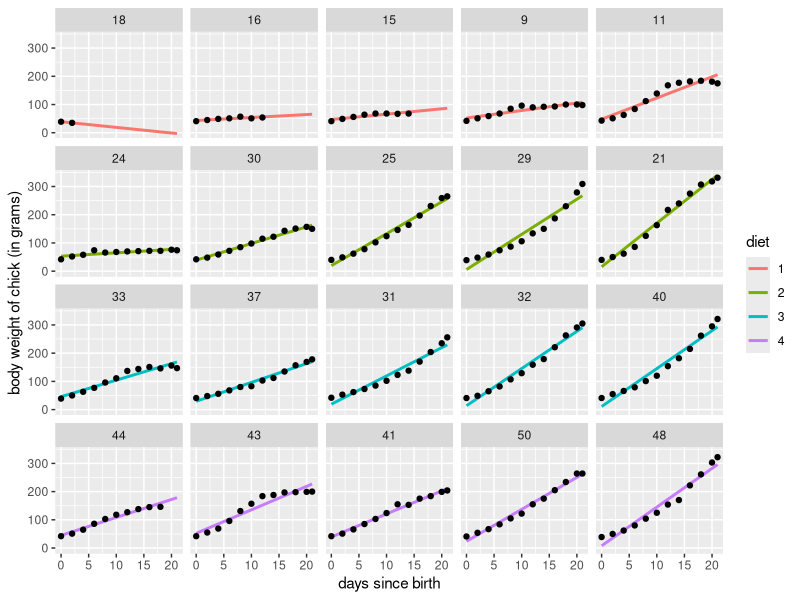

Recreate this plot in R. (Note: this script raises an error after producing the figure.)
## ---- chunk 1

library(ggplot2)
data(ChickWeight)
xlab <- "days since birth"
ylab <- "body weight of chick (in grams)"
sub <- ChickWeight$Chick %in% 
  c(18, 16, 15, 9, 11,
  24, 30, 25, 29, 21,
  33, 37, 31, 32, 40,
  44, 43, 41, 48, 50)
CWsub <- ChickWeight[sub,]
colnames(CWsub) <- c("weight","time","chick","diet")
# CWsub$chick <- factor(CWsub$chick, ordered = FALSE)
ggplot(data = CWsub) + 
  aes(x = time, y = weight) + 
  stat_smooth(method = "lm", se = FALSE,
              aes(col=diet), 
              formula = 'y ~ x', 
              fullrange = TRUE) +
  # Put the points on top of lines
  geom_point() +
  facet_wrap("chick") +
  labs(x = xlab, y = ylab) 

## ---- chunk 2
df_no_pooling <- nlme::lmList(weight ~ time | chick, data = CWsub) %>% 
  coef() %>% 
  # Subject IDs are stored as row-names. Make them an explicit column
  tibble::rownames_to_column("chick") %>% 
  dplyr::rename(intercept = `(Intercept)`, 
                slope = time) %>% 
  tibble::add_column(model = "no pooling")
m_pooled <- lm(weight ~ time, data = CWsub) 

# Repeat the intercept and slope terms for each participant
df_pooled <- tibble::tibble(
  model = "complete pooling",
  chick = unique(CWsub$chick),
  intercept = coef(m_pooled)[1], 
  slope = coef(m_pooled)[2])

df_models <- dplyr::bind_rows(df_pooled, df_no_pooling) %>%
  dplyr::left_join(CWsub, by = "chick")

p_model_comparison <- ggplot(df_models) + 
  aes(x = time, y = weight) + 
  # Set the color mapping in this layer so the points don't get a color
  geom_abline(aes(intercept = intercept, 
                  slope = slope, 
                  color = model),
              size = .75) + 
  geom_point() +
  facet_wrap("chick") +
  labs(x = xlab, y = ylab) + 
  scale_x_continuous(breaks = 0:4 * 5) + 
  theme(legend.position = "top")

p_model_comparison

